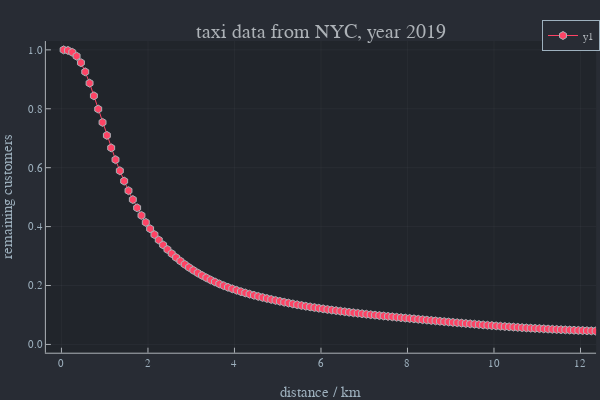

Notebook code for this chart:
### Markdown cell above
#### integral distribution
..but *-1 +1

### Code cell
plot(x,cumul_integrate(x,-y).+1,marker=:hex,xlim=[0,12],xlab="distance / km",ylab="remaining customers",title="taxi data from NYC, year 2019",xticks=0:2:100,yticks=0:0.2:1)

### Figure 1 — Plotly figure (JSON) as saved in the notebook; plotly's stock layout.template omitted (floating-point values rounded to 4 significant figures; data arrays with more than 128 entries replaced by an {"elided": "..."} marker saying what was removed)
{"data": [{"colorbar": {"title": ""}, "legendgroup": "y1", "line": {"color": "rgba(254, 67, 101, 1.000)", "dash": "solid", "shape": "linear", "width": 1}, "marker": {"color": "rgba(254, 67, 101, 1.000)", "line": {"color": "rgba(173, 178, 183, 1.000)", "width": 1}, "size": 8, "symbol": "hexagon"}, "mode": "lines+markers", "name": "y1", "showlegend": true, "type": "scatter", "x": {"elided": "500 float values"}, "xaxis": "x", "y": {"elided": "500 float values"}, "yaxis": "y", "zmax": null, "zmin": null}], "layout": {"annotations": [{"font": {"color": "rgba(173, 178, 183, 1.000)", "family": "sans-serif", "size": 20}, "rotation": 0, "showarrow": false, "text": "taxi data from NYC, year 2019", "x": 0.535, "xanchor": "center", "xref": "paper", "y": 1, "yanchor": "top", "yref": "paper"}], "height": 400, "legend": {"bgcolor": "rgba(40, 44, 52, 1.000)", "bordercolor": "rgba(158, 177, 190, 1.000)", "borderwidth": 1, "font": {"color": "rgba(173, 178, 183, 1.000)", "family": "sans-serif", "size": 11}, "title": {"font": {"color": "rgba(173, 178, 183, 1.000)", "family": "sans-serif", "size": 15}, "text": ""}, "tracegroupgap": 0, "traceorder": "normal", "x": 1, "xanchor": "auto", "y": 1, "yanchor": "auto"}, "margin": {"b": 20, "l": 0, "r": 0, "t": 20}, "paper_bgcolor": "rgba(40, 44, 52, 1.000)", "plot_bgcolor": "rgba(33, 37, 43, 1.000)", "showlegend": true, "width": 600, "xaxis": {"anchor": "y", "domain": [0.07647, 0.9934], "gridcolor": "rgba(173, 178, 183, 0.100)", "gridwidth": 0.5, "linecolor": "rgba(173, 178, 183, 1.000)", "mirror": false, "range": [-0.36, 12.36], "showgrid": true, "showline": true, "showticklabels": true, "tickangle": 0, "tickcolor": "rgb(173, 178, 183)", "tickfont": {"color": "rgba(158, 177, 190, 1.000)", "family": "sans-serif", "size": 11}, "tickmode": "array", "ticks": "inside", "ticktext": ["0", "2", "4", "6", "8", "10", "12"], "tickvals": [0, 2, 4, 6, 8, 10, 12], "title": "distance / km", "titlefont": {"color": "rgba(158, 177, 190, 1.000)", "family": "sans-serif", "size": 15}, "type": "-", "visible": true, "zeroline": false, "zerolinecolor": "rgba(173, 178, 183, 1.000)"}, "yaxis": {"anchor": "x", "domain": [0.07581, 0.9415], "gridcolor": "rgba(173, 178, 183, 0.100)", "gridwidth": 0.5, "linecolor": "rgba(173, 178, 183, 1.000)", "mirror": false, "range": [-0.0281, 1.03], "showgrid": true, "showline": true, "showticklabels": true, "tickangle": 0, "tickcolor": "rgb(173, 178, 183)", "tickfont": {"color": "rgba(158, 177, 190, 1.000)", "family": "sans-serif", "size": 11}, "tickmode": "array", "ticks": "inside", "ticktext": ["0.0", "0.2", "0.4", "0.6", "0.8", "1.0"], "tickvals": [0, 0.2, 0.4, 0.6, 0.8, 1], "title": "remaining customers", "titlefont": {"color": "rgba(158, 177, 190, 1.000)", "family": "sans-serif", "size": 15}, "type": "-", "visible": true, "zeroline": false, "zerolinecolor": "rgba(173, 178, 183, 1.000)"}}}
